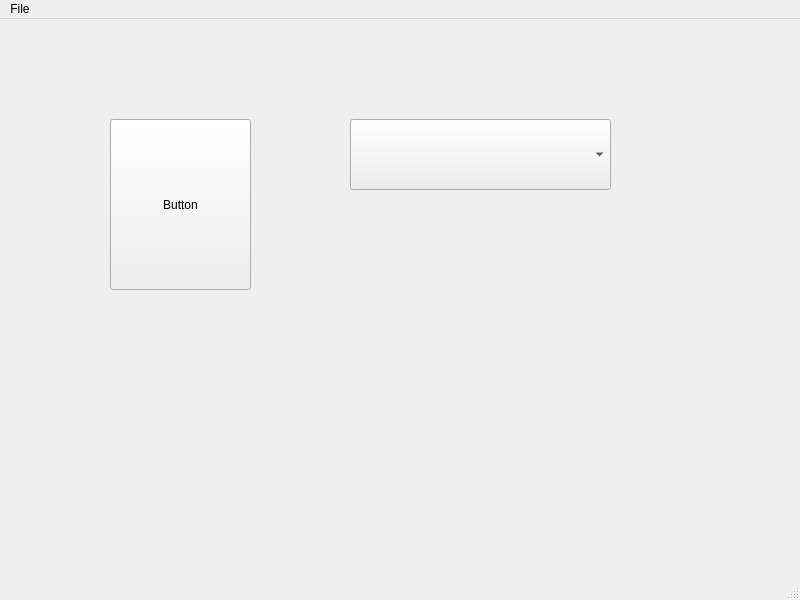
<?xml version="1.0" encoding="UTF-8"?>
<ui version="4.0">
 <class>MainWindow</class>
 <widget class="QMainWindow" name="MainWindow">
  <property name="geometry">
   <rect>
    <x>0</x>
    <y>0</y>
    <width>800</width>
    <height>600</height>
   </rect>
  </property>
  <property name="windowTitle">
   <string>MainWindow</string>
  </property>
  <widget class="QWidget" name="centralwidget">
   <widget class="QPushButton" name="pushButton">
    <property name="geometry">
     <rect>
      <x>110</x>
      <y>100</y>
      <width>141</width>
      <height>171</height>
     </rect>
    </property>
    <property name="text">
     <string>Button</string>
    </property>
   </widget>
   <widget class="QComboBox" name="comboBox">
    <property name="geometry">
     <rect>
      <x>350</x>
      <y>100</y>
      <width>261</width>
      <height>71</height>
     </rect>
    </property>
   </widget>
  </widget>
  <widget class="QMenuBar" name="menubar">
   <property name="geometry">
    <rect>
     <x>0</x>
     <y>0</y>
     <width>800</width>
     <height>26</height>
    </rect>
   </property>
   <widget class="QMenu" name="menuFile">
    <property name="title">
     <string>File</string>
    </property>
    <addaction name="actionOpen"/>
    <addaction name="actionExit"/>
   </widget>
   <addaction name="menuFile"/>
  </widget>
  <widget class="QStatusBar" name="statusbar"/>
  <action name="actionOpen">
   <property name="text">
    <string>Open</string>
   </property>
  </action>
  <action name="actionExit">
   <property name="text">
    <string>Exit</string>
   </property>
  </action>
 </widget>
 <resources/>
 <connections/>
</ui>
